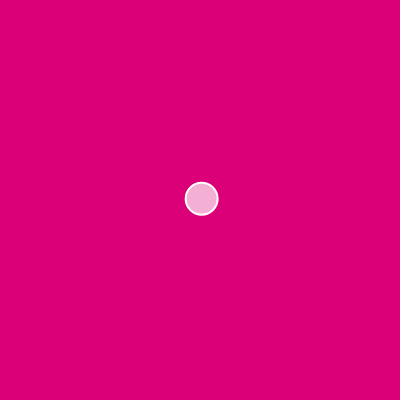
Frame 1 (no input)
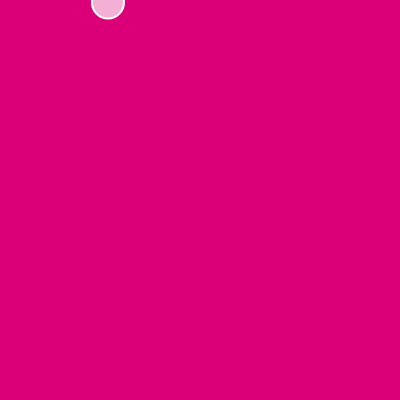
Frame 60 (no input)
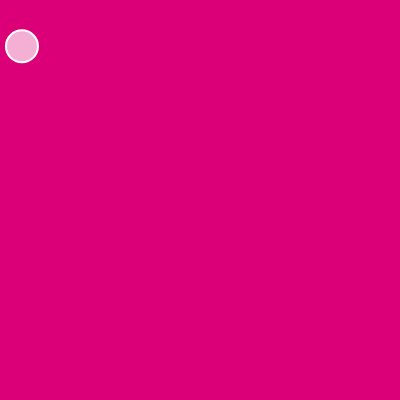
Frame 120 (the mouse pressed at the canvas centre since frame 60)

The p5.js sketch that drew these frames (run headless with seeded random() and noise() and a simulated clock; from frame 60 on, the mouse is pressed at the canvas centre):

// p5.js sketch
// ── sketch.js
let mover;

function setup() {
  createCanvas(400, 400);
  mover = new Mover(200, 200);
}

function draw() {
  background(220, 0, 120);
  mover.update();
  mover.show();
}
// ── mover.js
class Mover {
  constructor(x, y) {
    this.pos = createVector(x, y);
    this.vel = p5.Vector.random2D();
    this.vel.mult(random(3));
  }
  
  update() {
    
    let mouse = createVector(mouseX, mouseY);
    this.acc = p5.Vector.sub(mouse, this.pos);
    this.acc.setMag(0.15);
    
    this.vel.add(this.acc);
    this.vel.limit(5);
    
    this.pos.add(this.vel);
  }
  
  show() {
    stroke(255);
    strokeWeight(2);
    fill(255, 175);
    ellipse(this.pos.x, this.pos.y, 32);
  }
}
